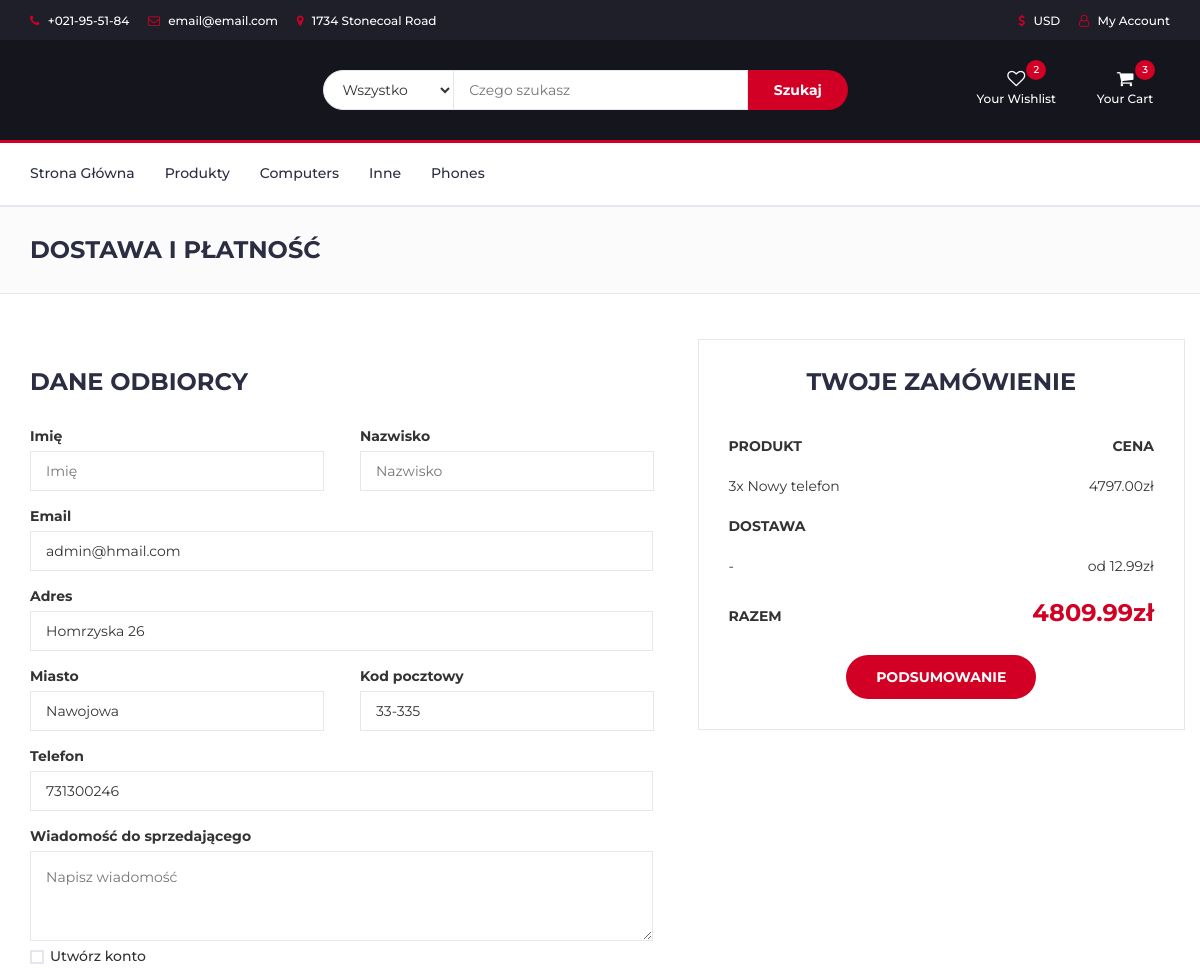
The app's page /payments/order/ (signed in, upper part), older data.
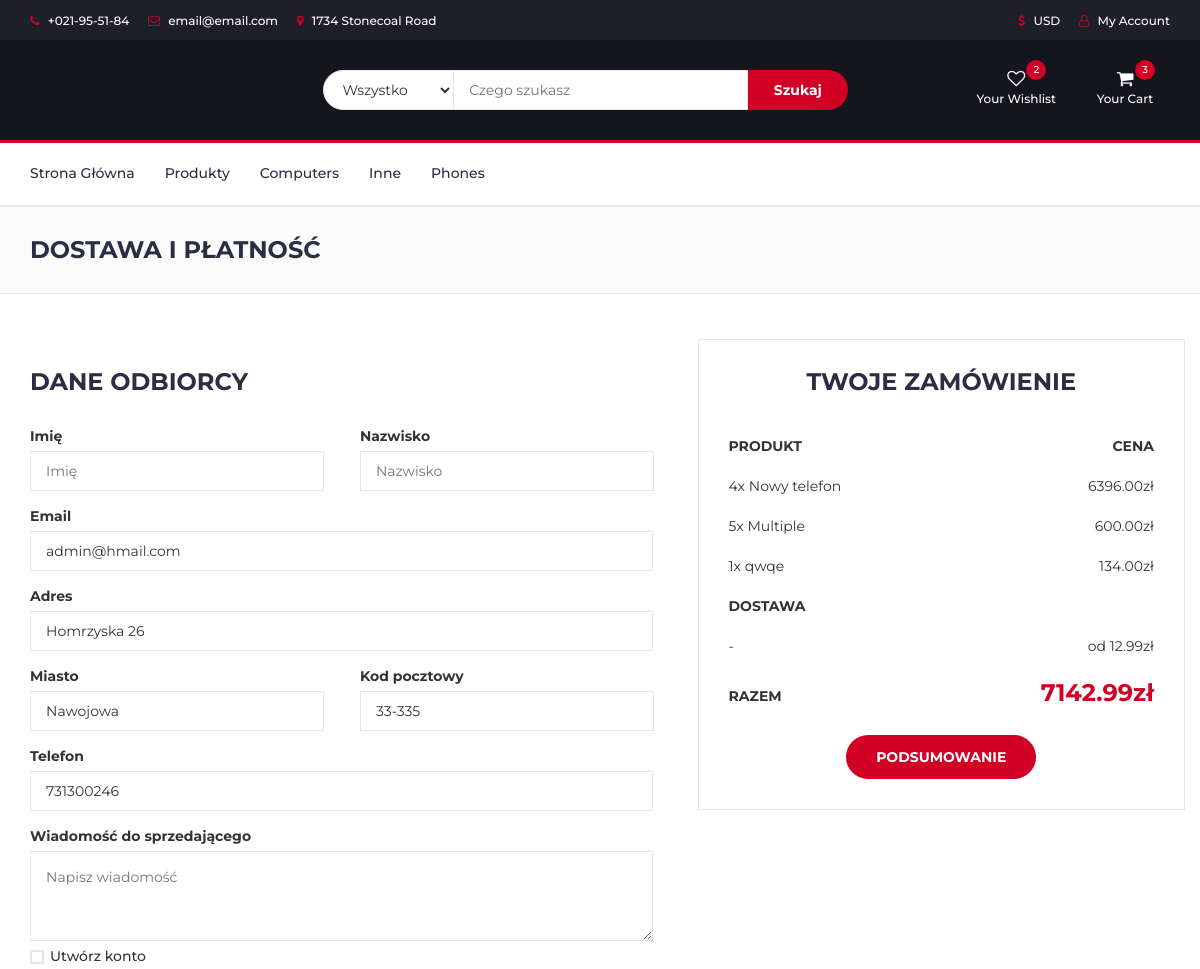
The same page, newer data.
### products/models.py (models this page shows, shortened)
class Category(models.Model):
    name = models.CharField(max_length=100, null=True)
    slug = models.SlugField(null=True, blank=True)
    banner = models.ImageField(blank=True)

class Product(models.Model):
    title = models.CharField(max_length=75)
    price = models.DecimalField(max_digits=6, default=0.00, decimal_places=2)
    description = models.TextField(blank=True)
    details = models.TextField(blank=True)
    slug = models.SlugField(null=True, blank=True)
    created_date = models.DateTimeField(auto_now_add=True)
    banner = models.ImageField(blank=True)
    quantity = models.PositiveIntegerField(default=0)
    sold_quantity = models.PositiveBigIntegerField(default=0)
    discount_percentage = models.DecimalField(max_digits=5, decimal_places=2, default=0.00)
    discounted_price = models.DecimalField(max_digits=6, decimal_places=2, default=0.00)
    is_new = models.BooleanField(default=False)
    category = models.ForeignKey(Category, on_delete=models.CASCADE, related_name='products', default="2")
    brand = models.ForeignKey(Brand, on_delete=models.CASCADE, related_name='products', null=True)

### payments/models.py (models this page shows, shortened)
class CartItem(models.Model):
    user = models.ForeignKey(User, on_delete=models.CASCADE, null=True, blank=True)
    product = models.ForeignKey(Product, on_delete=models.CASCADE)
    quantity = models.PositiveIntegerField(default=1)
    added_at = models.DateTimeField(auto_now_add=True)
    @property
    def total_price(self):
        return self.product.price * self.quantity

### payments/views.py (the view)
# urls.py: path('order/', views.order, name="order"),
def order(request):
    categories = Category.objects.all().order_by('name').annotate(product_count=Count('products'))
    cart = Cart(request)
    cart_price = cart.get_cart_price()
    is_anymous = request.user.is_anonymous
    if request.method == 'POST':
        form = BillingDetailsForm(request.POST)
        if form.is_valid():
            return redirect("payments:summary")
    else:
        form = BillingDetailsForm()
        if request.user is not None and not is_anymous:
            cart = CartItem.objects.filter(user=request.user)
            cart_price = 0
            base_fee = 12.99
            for item in cart:
                cart_price += item.total_price
            cart_price = base_fee + float(cart_price)
            user = request.user
            user_id = user.id
            try:
                user_profile = ClientProfile.objects.get(user_id=user_id)
            except:
                raise Exception("Podany użytkownik nie istnieje")
            form = BillingDetailsForm(initial={
                'first_name': user.first_name,
                'last_name': user.last_name,
                'email': user.email,
                'address': user_profile.address,
                'city': user_profile.city,
                'zip_code': user_profile.zip_code,
                'phone': user_profile.phone,
            })
    context = {
        'categories' : categories,
        'cart' : cart,
        'cart_price' : cart_price,
        'form' : form,
    }
    return render(request, 'carts/order.html', context)

### payments/models.py (called while the page is built)
    def get_cart_price(self):
        cart_price = 0
        base_fee = 12.99
        for item in self.cart:
            cart_price += self.get_total_price(item)
        cart_price = float(cart_price)
        return round(cart_price + base_fee, 2)

### payments/templates/carts/order.html (shortened to what the changed rows need)
{% extends 'layout.html' %}
{% block content %}
    <div class="section">
        <div class="container">
            <form class="row" method="post" action="/payments/summary/">
                <div class="col-md-5 order-details">
                    <div class="order-summary">
                        <div class="order-products">
                            {% for item in cart %}
                                <div class="order-col" id="order-item-{{item.product.id}}">
                                    <div>{{item.quantity}}x	{{item.product.title}}</div>
                                    <div>{{item.total_price}}zł</div>
                                </div>
                            {% endfor %}
                        </div>
                        <div class="order-col">
                            <div><strong class="order-total">{{cart_price}}zł</strong></div>
                        </div>
                    </div>
                </div>
            </form>
        </div>
    </div>
{% endblock %}

### templates/layout.html (shortened to what this page needs)
<!DOCTYPE html>
<html lang="pl">
    {% load static %}
	<head>
 		<link rel="stylesheet" href="{% static 'css/bootstrap.min.css' %}"/>
 		<link type="text/css" rel="stylesheet" href="{% static 'css/slick.css' %}"/>
 		<link type="text/css" rel="stylesheet" href="{% static 'css/slick-theme.css' %}"/>
 		<link type="text/css" rel="stylesheet" href="{% static 'css/nouislider.min.css' %}"/>
 		<link rel="stylesheet" href="{% static 'css/font-awesome.min.css' %}">
 		<link type="text/css" rel="stylesheet" href="{% static 'css/style.css' %}"/>
    </head>
	<body>
		<header>
			<div id="top-header">
				<div class="container">
					<ul class="header-links pull-left">
						<li><a href="#"><i class="fa fa-phone"></i> +021-95-51-84</a></li>
						<li><a href="#"><i class="fa fa-envelope-o"></i> email@email.com</a></li>
						<li><a href="#"><i class="fa fa-map-marker"></i> 1734 Stonecoal Road</a></li>
					</ul>
					<ul class="header-links pull-right">
						<li><a href="{% url 'users:register' %}"><i class="fa fa-dollar"></i> USD</a></li>
						<li><a href="{% url 'users:login' %}"><i class="fa fa-user-o"></i> My Account</a></li>
					</ul>
				</div>
			</div>
			<div id="header">
				<div class="container">
					<div class="row">
						<div class="col-md-3">
						</div>
						<div class="col-md-6">
							<div class="header-search">
								<form method="get" action="{% url 'products:search_view' %}">
									<select class="input-select" name="category_query">
										<option value="all">Wszystko</option>
									</select>
									{% if query %}
										<input class="input" id="search-input" name="query" placeholder="Czego szukasz" value="{{query}}">
									{% else %}
										<input class="input" id="search-input" name="query" placeholder="Czego szukasz">
									{% endif %}
									<button class="search-btn" id="search-btn">Szukaj</button>
								</form>
							</div>
						</div>
						<div class="col-md-3 clearfix">
							<div class="header-ctn">
								<div>
									<a href="#">
										<i class="fa fa-heart-o"></i>
										<span>Your Wishlist</span>
										<div class="qty">2</div>
									</a>
								</div>
								<div class="dropdown">
									<a class="dropdown-toggle" data-toggle="dropdown" aria-expanded="true">
										<i class="fa fa-shopping-cart"></i>
										<span>Your Cart</span>
										<div class="qty">3</div>
									</a>
								</div>
							</div>
						</div>
					</div>
				</div>
			</div>
		</header>
		<nav id="navigation">
			<div class="container">
				<div id="responsive-nav">
					<ul class="main-nav nav navbar-nav">
						{% if request.path == "/"%}
							<li class="active"><a href="/">Strona Główna</a></li>
							<li><a href="{% url 'products:list' %}">Produkty</a></li>
						{% elif request.path == '/products/' %}
							<li><a href="/">Strona Główna</a></li>
							<li class="active"><a href="{% url 'products:list' %}">Produkty</a></li>
						{% else %}
							<li><a href="/">Strona Główna</a></li>
							<li><a href="{% url 'products:list' %}">Produkty</a></li>
						{% endif %}
						{% for category in categories %}
							{% if category.slug in request.path %}
								<li class="active">
									<a href="{% url 'products:list_category' category=category.slug %}">{{ category.name }}</a>
								</li>
							{% else %}
								<li>
									<a href="{% url 'products:list_category' category=category.slug %}">{{ category.name }}</a>
								</li>
							{% endif %}
						{% endfor %}
					</ul>
				</div>
			</div>
		</nav>
        {% block content %}
        {% endblock%}
	</body>
</html>

Row changes from the older to the newer data that the page shows:
changed CartItem "Nowy telefon": quantity "3" → "4"; total_price "4797.00" → "6396.00"
added CartItem: quantity "5", product "Multiple", total_price "600.00"
added CartItem: quantity "1", product "qwqe", total_price "134.00"
Text that changed along with them:
{{ cart_price }}: "4809.99" → "7142.99"
